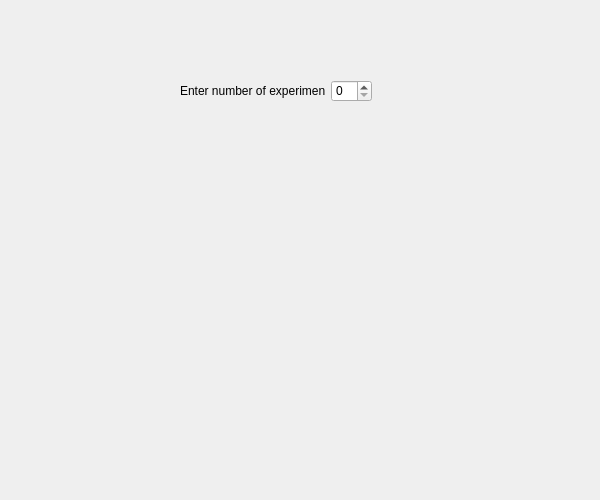
<?xml version="1.0" encoding="UTF-8"?>
<ui version="4.0">
 <class>Card</class>
 <widget class="QDialog" name="Card">
  <property name="geometry">
   <rect>
    <x>0</x>
    <y>0</y>
    <width>600</width>
    <height>500</height>
   </rect>
  </property>
  <property name="windowTitle">
   <string>Dialog</string>
  </property>
  <widget class="QWidget" name="">
   <property name="geometry">
    <rect>
     <x>180</x>
     <y>80</y>
     <width>192</width>
     <height>22</height>
    </rect>
   </property>
   <layout class="QHBoxLayout" name="horizontalLayout">
    <item>
     <widget class="QLabel" name="label">
      <property name="text">
       <string>Enter number of experiments: </string>
      </property>
     </widget>
    </item>
    <item>
     <widget class="QSpinBox" name="cardQuantaty"/>
    </item>
   </layout>
  </widget>
 </widget>
 <resources/>
 <connections/>
</ui>
